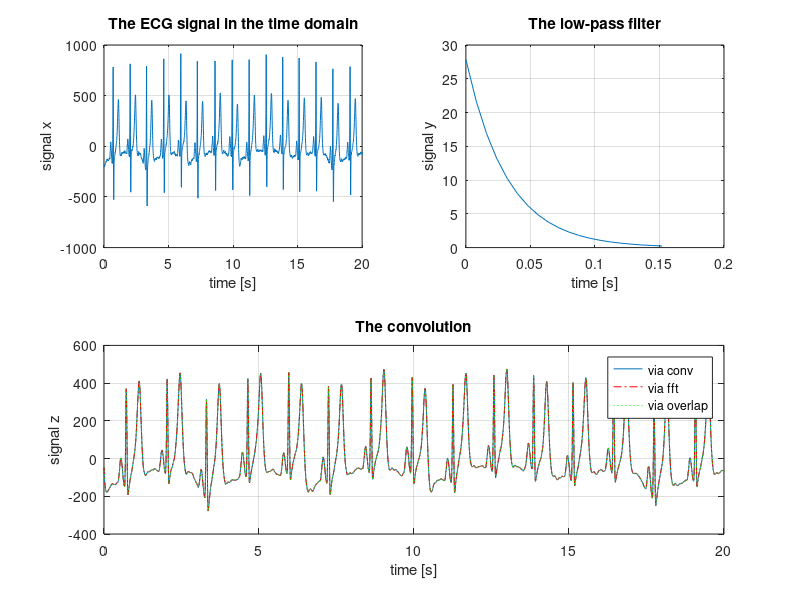

Write MATLAB code to recreate this figure.
clear all
close all
clc


%% Lab 1 BLOCK CONVOLUTION


%% 1. signal and filter

% load ECG data
load('data_ecg')
T = 1/125; % sampling period
x = ecg-mean(ecg); % ECG signal
tx = T*(0:length(x)-1); % time instants associated to x

% plot the ECG signal in the time domain
figure(1)
subplot(2,2,1)
plot(tx,x) % plot the signal
grid % activate the grid
xlim([0,20]) % zoom on a signal portion
xlabel('time [s]'); ylabel('signal x');
title('The ECG signal in the time domain')

% filter
ty = (0:19)*T; 
y = exp(-0.25*ty/T); y = y/sum(y)/T; % exponential signal
subplot(2,2,2)
plot(ty,y) % plot the signal
grid % activate the grid
xlabel('time [s]'); ylabel('signal y');
title('The low-pass filter')


%% 2. convolution 

% in the time domain
z = T*conv(x,y); % discrete convolution
tz = tx(1)+ty(1):T:tx(end)+ty(end); % property of convolution
subplot(2,1,2)
plot(tz,z) % plot the signal
grid % activate the grid
xlim([0,20]) % zoom on a signal portion
xlabel('time [s]'); ylabel('signal z');
title('The convolution')

% in the frequency domain
Nx = length(x);
Ny = length(y);
N = Nx+Ny-1;
x1 = [x, zeros(1,N-Nx)]; % add zeros
y1 = [y, zeros(1,N-Ny)]; % add zeros
X1 = T*fft(x1);  % Fourier transform of x
Y1 = T*fft(y1);  % Fourier transform of y
Z1 = X1.*Y1;     % Fourier transform of z (.* is mult entry b entry)

z1 = ifft(Z1)/T; % convolution signal

hold on
plot(tz,z1,'r-.') % plot the signal
hold off
%legend('via conv','via fft')
%disp(['norm of the difference of the two approaches = ' num2str(norm(z-z1))])


%% 3. block convolution - overlap and add

%N = 4019
%Nx = 4000
%Ny = 20

%M = 20 blocchi lunghi 200
M = 10*Ny; % exactly matches with Nx = 20*M1
nOfBlocks = Nx/M;

%blocks is a 1x200 cell that contains all the blocks to be computed for the
%overlap and add method
blocks  = {};
%BLOCKS contains the blocks on freq domain
BLOCKS = {};

%for the FFT now N = M + Ny - 1
NN = M + Ny - 1;
padding = zeros(1,Ny-1);

newy1 =[y zeros(1, NN - Ny)];
newY1 = T*fft(newy1); %lungo 219

%i va da 1 a 20
for i = 1:nOfBlocks
    %0*20+1
    %1*20+1
    startIndexBlock = ((i-1)*M+1);
    endIndexBlock = (i*M);
    %pad the blocks in preparation for the fft
    blocks{1,i} = [x(startIndexBlock : endIndexBlock) padding]; %lungo 219
    %compute the fft on the padded blocks
    BLOCKS{1,i} = T*fft(blocks{1,i}); %theres no more zeros at the end
    %lets use the same structure for the product 
    BLOCKS{1,i} = BLOCKS{1,i}.*newY1;
    blocks{1,i} = ifft(BLOCKS{1,i})/T;
end
%now i need to add the overlapping parts
%each block is long NN = 219

result = zeros(1,Nx +Ny -1);

for i=1:nOfBlocks
    for j=1:length(blocks{1,i})
        % 0*200+1
        % 0*200+2 etc...
        % ...
        % 0*200+219 fine 
        result((i-1)*M+j) = result((i-1)*M+j) + blocks{1,i}(j);   
    end
end

hold on
plot(tz,result,'g:') % plot the signal
hold off
legend('via conv','via fft','via overlap')
disp(['norm of the difference of the two approaches = ' num2str(norm(z-result))])



%% 4. block convolution - overlap and save

%lets add the Ny-1 zeros ad the start and end for the transient
padded_x = [zeros(1,Ny-1) x zeros(1,Ny-1)];
%divide it in overlapping blocks of length N=M+Ny-1
blockLength = M+Ny-1;
nOfBlocks2 = length(padded_x)/blockLength;

blocks2 = {};

for i=1:nOfBlocks2
    startidx=(i-1)*blockLength+1;
    endidx = i*blockLength;
    blocks2{1,i}=padded_x(startidx: endidx);
end



